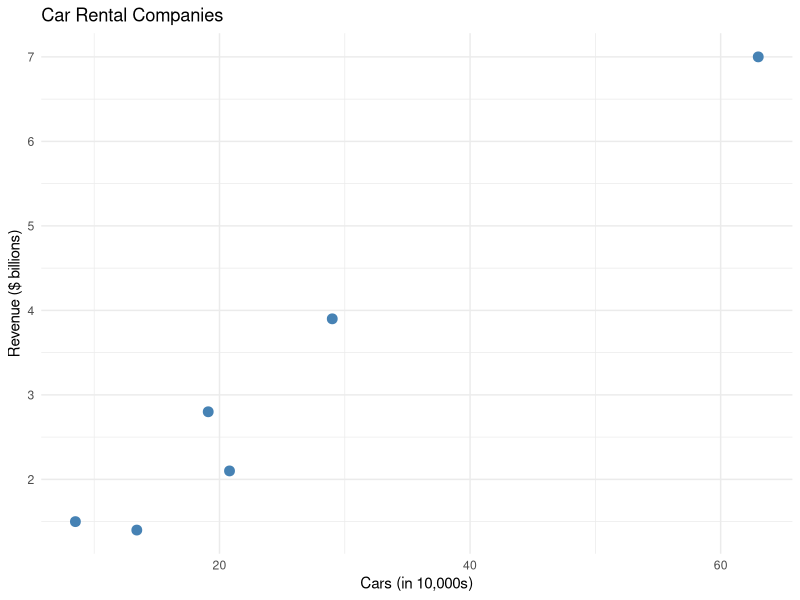
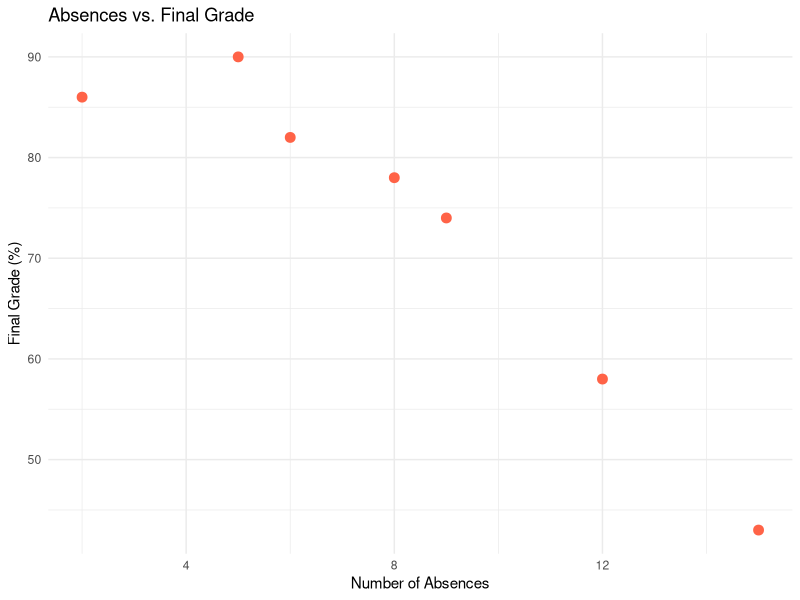
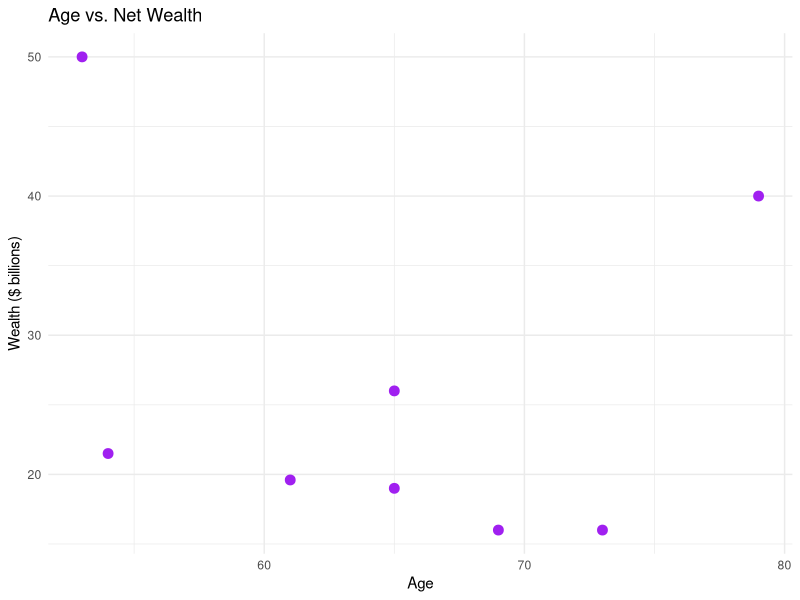
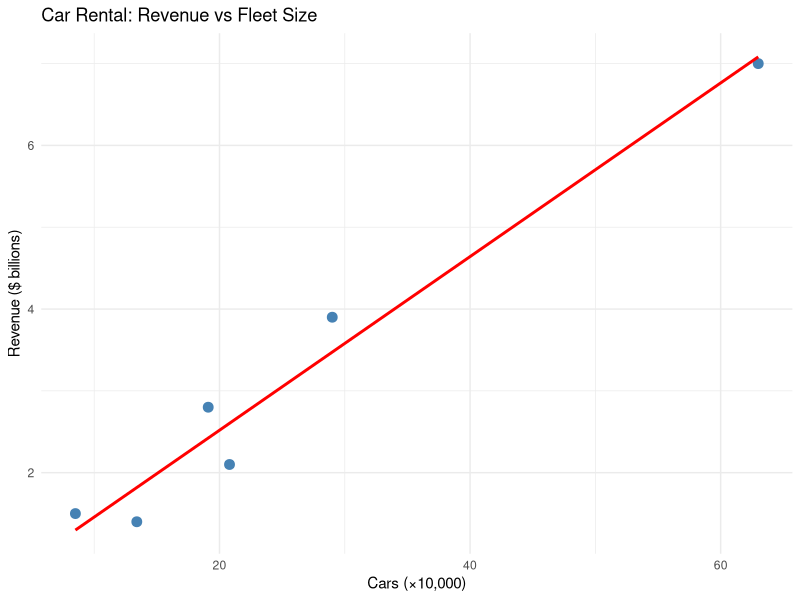
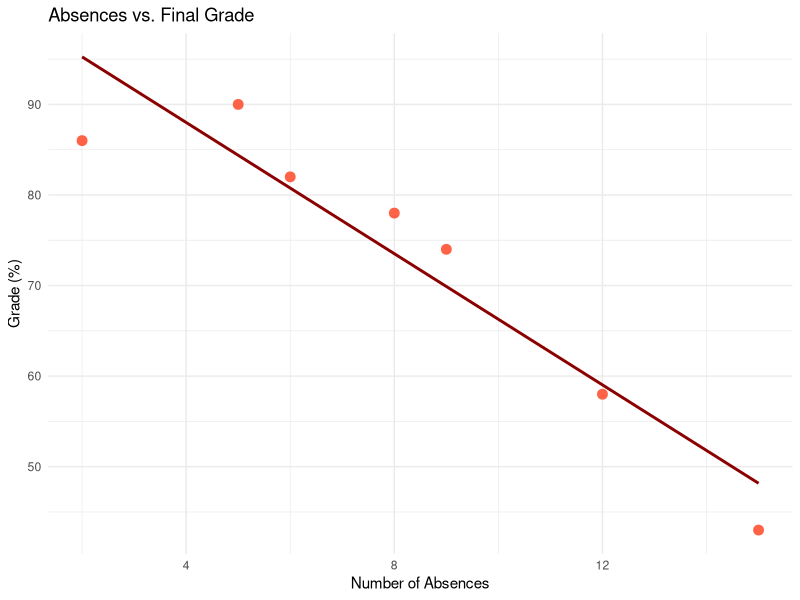
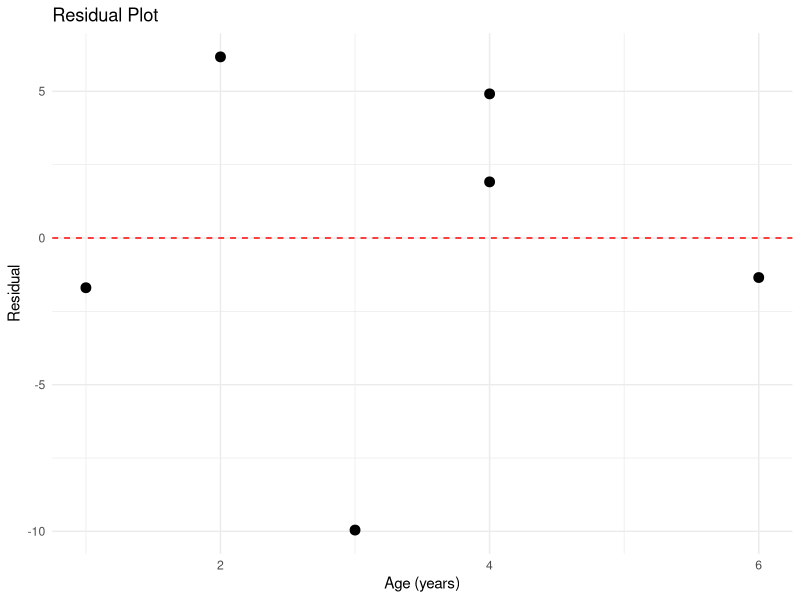

Write R code to recreate these figures, in order.
## ---- chunk 1
library(tidyverse)
library(ggplot2)
## ---- chunk 2
cars    <- c(63.0, 29.0, 20.8, 19.1, 13.4, 8.5)
revenue <- c(7.0, 3.9, 2.1, 2.8, 1.4, 1.5)
df <- data.frame(cars, revenue)

ggplot(df, aes(x = cars, y = revenue)) +
  geom_point(size = 3, color = "steelblue") +
  labs(x = "Cars (in 10,000s)", y = "Revenue ($ billions)",
       title = "Car Rental Companies") +
  theme_minimal()
## ---- chunk 3
absences <- c(6, 2, 15, 9, 12, 5, 8)
grade    <- c(82, 86, 43, 74, 58, 90, 78)
df2 <- data.frame(absences, grade)

ggplot(df2, aes(x = absences, y = grade)) +
  geom_point(size = 3, color = "tomato") +
  labs(x = "Number of Absences", y = "Final Grade (%)",
       title = "Absences vs. Final Grade") +
  theme_minimal()
## ---- chunk 4
age   <- c(73, 65, 53, 54, 79, 69, 61, 65)
wealth <- c(16, 26, 50, 21.5, 40, 16, 19.6, 19)
df3 <- data.frame(age, wealth)

ggplot(df3, aes(x = age, y = wealth)) +
  geom_point(size = 3, color = "purple") +
  labs(x = "Age", y = "Wealth ($ billions)",
       title = "Age vs. Net Wealth") +
  theme_minimal()
## ---- chunk 5
x <- c(63.0, 29.0, 20.8, 19.1, 13.4, 8.5)
y <- c(7.0, 3.9, 2.1, 2.8, 1.4, 1.5)

r <- cor(x, y)
cat("Correlation coefficient r =", round(r, 4), "\n")
cat("Strong positive relationship — r is close to 1.\n")
## ---- chunk 6
x <- c(6, 2, 15, 9, 12, 5, 8)
y <- c(82, 86, 43, 74, 58, 90, 78)

r <- cor(x, y)
cat("r =", round(r, 4), "\n")
cat("Strong negative relationship — more absences, lower grade.\n")
## ---- chunk 7
x <- c(73, 65, 53, 54, 79, 69, 61, 65)
y <- c(16, 26, 50, 21.5, 40, 16, 19.6, 19)

r <- cor(x, y)
cat("r =", round(r, 4), "\n")
cat("Very weak negative relationship — r is close to 0.\n")
## ---- chunk 8
x <- c(63.0, 29.0, 20.8, 19.1, 13.4, 8.5)
y <- c(7.0, 3.9, 2.1, 2.8, 1.4, 1.5)

test <- cor.test(x, y, alternative = "two.sided")
cat("r =", round(test$estimate, 4), "\n")
cat("t =", round(test$statistic, 4), "\n")
cat("P-value =", round(test$p.value, 6), "\n")
cat("Decision:", ifelse(test$p.value < 0.05, "Reject H0", "Do not reject H0"), "\n")
## ---- chunk 9
x <- c(63.0, 29.0, 20.8, 19.1, 13.4, 8.5)
y <- c(7.0, 3.9, 2.1, 2.8, 1.4, 1.5)

model <- lm(y ~ x)
cat("Intercept a =", round(coef(model)[1], 3), "\n")
cat("Slope b =",     round(coef(model)[2], 3), "\n")
## ---- chunk 10
ggplot(data.frame(x, y), aes(x, y)) +
  geom_point(size = 3, color = "steelblue") +
  geom_smooth(method = "lm", se = FALSE, color = "red") +
  labs(title = "Car Rental: Revenue vs Fleet Size",
       x = "Cars (×10,000)", y = "Revenue ($ billions)") +
  theme_minimal()
## ---- chunk 11
x <- c(6, 2, 15, 9, 12, 5, 8)
y <- c(82, 86, 43, 74, 58, 90, 78)

model2 <- lm(y ~ x)
cat("Intercept a =", round(coef(model2)[1], 3), "\n")
cat("Slope b =",     round(coef(model2)[2], 3), "\n")
## ---- chunk 12
ggplot(data.frame(x, y), aes(x, y)) +
  geom_point(size = 3, color = "tomato") +
  geom_smooth(method = "lm", se = FALSE, color = "darkred") +
  labs(title = "Absences vs. Final Grade",
       x = "Number of Absences", y = "Grade (%)") +
  theme_minimal()
## ---- chunk 13
x <- c(63.0, 29.0, 20.8, 19.1, 13.4, 8.5)
y <- c(7.0, 3.9, 2.1, 2.8, 1.4, 1.5)
model <- lm(y ~ x)

pred <- predict(model, newdata = data.frame(x = 20))
cat("Predicted revenue for 200,000 cars: $", round(pred, 3), "billion\n")
## ---- chunk 14
r_vals <- c(0.982, -0.944, -0.176, 0.90, 0.60)
for (r in r_vals) {
  cat(sprintf("r = %6.3f  →  r² = %.4f  (%.1f%% explained)\n",
              r, r^2, r^2 * 100))
}
## ---- chunk 15
x <- c(1, 2, 3, 4, 4, 6)
y <- c(62, 78, 70, 90, 93, 103)

model3 <- lm(y ~ x)
cat("Intercept a =", round(coef(model3)[1], 3), "\n")
cat("Slope b =",     round(coef(model3)[2], 3), "\n")

sest <- summary(model3)$sigma
cat("Standard error of estimate s_est =", round(sest, 4), "\n")
cat("r² =", round(summary(model3)$r.squared, 4), "\n")
## ---- chunk 16
x <- c(1, 2, 3, 4, 4, 6)
y <- c(62, 78, 70, 90, 93, 103)
model3 <- lm(y ~ x)
a <- coef(model3)[1]; b <- coef(model3)[2]
sest_shortcut <- sqrt((sum(y^2) - a*sum(y) - b*sum(x*y)) / (length(y) - 2))
cat("s_est (shortcut formula) =", round(sest_shortcut, 4), "\n")
## ---- chunk 17
x <- c(1, 2, 3, 4, 4, 6)
y <- c(62, 78, 70, 90, 93, 103)
model3 <- lm(y ~ x)

pred_int <- predict(model3, newdata = data.frame(x = 3),
                    interval = "prediction", level = 0.95)
cat("Predicted y at x=3:", round(pred_int[1], 2), "\n")
cat("95% Prediction Interval: (",
    round(pred_int[2], 2), ",", round(pred_int[3], 2), ")\n")
## ---- chunk 18
x <- c(1, 2, 3, 4, 4, 6)
y <- c(62, 78, 70, 90, 93, 103)
model3 <- lm(y ~ x)

df_resid <- data.frame(x, residuals = resid(model3))
ggplot(df_resid, aes(x = x, y = residuals)) +
  geom_point(size = 3) +
  geom_hline(yintercept = 0, linetype = "dashed", color = "red") +
  labs(title = "Residual Plot", x = "Age (years)", y = "Residual") +
  theme_minimal()
## ---- chunk 19
gpa   <- c(3.2, 2.7, 2.5, 3.4, 2.2)
age   <- c(22, 27, 24, 28, 23)
score <- c(550, 570, 525, 670, 490)

model_mr <- lm(score ~ gpa + age)
summary(model_mr)
## ---- chunk 20
new_student <- data.frame(gpa = 3.0, age = 25)
pred_score  <- predict(model_mr, newdata = new_student)
cat("Predicted state board score:", round(pred_score, 1), "\n")
## ---- chunk 21
ryx1 <- 0.845; ryx2 <- 0.791; rx1x2 <- 0.371
R <- sqrt((ryx1^2 + ryx2^2 - 2*ryx1*ryx2*rx1x2) / (1 - rx1x2^2))
cat("Multiple correlation coefficient R =", round(R, 4), "\n")
cat("Coefficient of multiple determination R² =", round(R^2, 4), "\n")
## ---- chunk 22
R2 <- 0.989^2; n <- 5; k <- 2
F_stat <- (R2/k) / ((1-R2)/(n-k-1))
cv <- qf(0.95, df1 = k, df2 = n-k-1)
cat("F =", round(F_stat, 2), "  Critical value =", round(cv, 2), "\n")
cat("Decision:", ifelse(F_stat > cv, "Reject H0", "Do not reject H0"), "\n")
## ---- chunk 23
R2 <- 0.989^2; n <- 5; k <- 2
R2_adj <- 1 - (1-R2)*(n-1)/(n-k-1)
cat("R² =", round(R2, 4), "\n")
cat("Adjusted R² =", round(R2_adj, 4), "\n")
